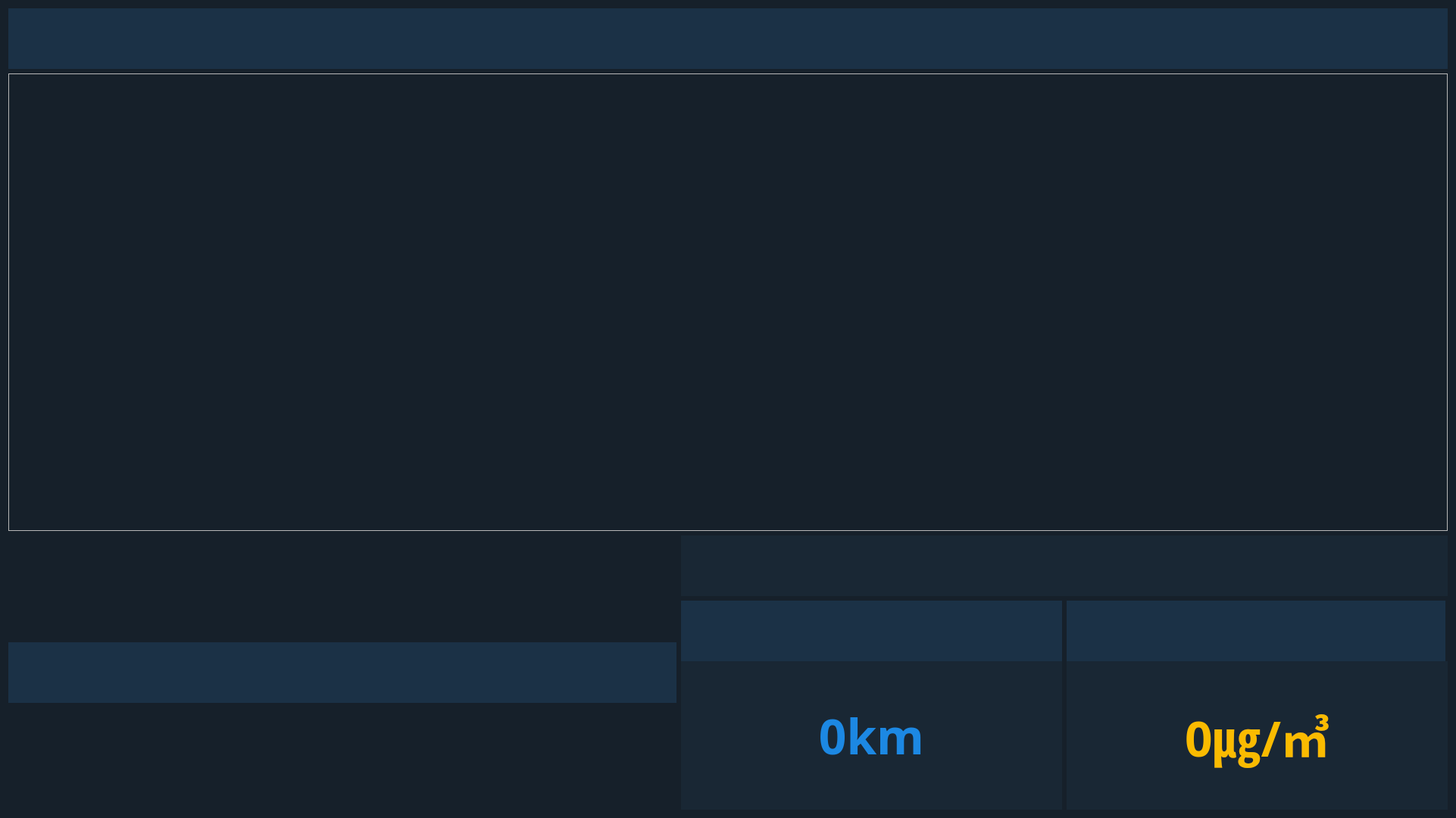
<?xml version="1.0" encoding="UTF-8"?>
<ui version="4.0">
 <class>js06_1920</class>
 <widget class="QWidget" name="js06_1920">
  <property name="geometry">
   <rect>
    <x>0</x>
    <y>0</y>
    <width>1920</width>
    <height>1080</height>
   </rect>
  </property>
  <property name="windowTitle">
   <string>JS06</string>
  </property>
  <property name="styleSheet">
   <string notr="true">#js06_1920
{
	background-color:rgb(22,32,42);
}</string>
  </property>
  <layout class="QGridLayout" name="gridLayout" rowstretch="1,5,3" rowminimumheight="1,5,3">
   <item row="0" column="0">
    <layout class="QHBoxLayout" name="horizontalLayout_4">
     <property name="spacing">
      <number>0</number>
     </property>
     <item>
      <widget class="QLabel" name="title_label">
       <property name="enabled">
        <bool>true</bool>
       </property>
       <property name="sizePolicy">
        <sizepolicy hsizetype="Preferred" vsizetype="Fixed">
         <horstretch>0</horstretch>
         <verstretch>80</verstretch>
        </sizepolicy>
       </property>
       <property name="minimumSize">
        <size>
         <width>0</width>
         <height>80</height>
        </size>
       </property>
       <property name="font">
        <font>
         <family>FrutigerNeue1450W04-Regular</family>
         <pointsize>32</pointsize>
         <weight>50</weight>
         <bold>false</bold>
        </font>
       </property>
       <property name="styleSheet">
        <string notr="true">#title_label
{
	background-color:rgb(27,49,70);
	color:rgb(28,136,227);
}</string>
       </property>
       <property name="text">
        <string/>
       </property>
       <property name="pixmap">
        <pixmap>icon/company_product_name_logo.png</pixmap>
       </property>
       <property name="alignment">
        <set>Qt::AlignLeading|Qt::AlignLeft|Qt::AlignVCenter</set>
       </property>
      </widget>
     </item>
     <item>
      <widget class="QPushButton" name="settings_button">
       <property name="sizePolicy">
        <sizepolicy hsizetype="Fixed" vsizetype="Fixed">
         <horstretch>0</horstretch>
         <verstretch>0</verstretch>
        </sizepolicy>
       </property>
       <property name="minimumSize">
        <size>
         <width>80</width>
         <height>80</height>
        </size>
       </property>
       <property name="focusPolicy">
        <enum>Qt::NoFocus</enum>
       </property>
       <property name="styleSheet">
        <string notr="true">
#settings_button
{
	background-image: url(./ui/icon/settings.png);
	background-color:rgb(27,49,70);
	border:0px;
	background-repeat: no-repeat
}
#settings_button:pressed
{
	background-image: url(./ui/icon/settings_on.png);
	background-color:rgb(27,49,70);
	background-repeat: no-repeat
}
#settings_button:hover
{
	background-image: url(./ui/icon/settings_on.png);
	background-color:rgb(27,49,70);
	background-repeat: no-repeat
}</string>
       </property>
       <property name="text">
        <string/>
       </property>
       <property name="autoDefault">
        <bool>true</bool>
       </property>
       <property name="default">
        <bool>false</bool>
       </property>
       <property name="flat">
        <bool>true</bool>
       </property>
      </widget>
     </item>
    </layout>
   </item>
   <item row="1" column="0">
    <layout class="QVBoxLayout" name="verticalLayout">
     <property name="sizeConstraint">
      <enum>QLayout::SetDefaultConstraint</enum>
     </property>
     <item>
      <widget class="QFrame" name="video_frame">
       <property name="enabled">
        <bool>true</bool>
       </property>
       <property name="sizePolicy">
        <sizepolicy hsizetype="Expanding" vsizetype="Expanding">
         <horstretch>0</horstretch>
         <verstretch>0</verstretch>
        </sizepolicy>
       </property>
       <property name="minimumSize">
        <size>
         <width>1900</width>
         <height>600</height>
        </size>
       </property>
       <property name="maximumSize">
        <size>
         <width>16777215</width>
         <height>16777215</height>
        </size>
       </property>
       <property name="frameShape">
        <enum>QFrame::StyledPanel</enum>
       </property>
       <property name="frameShadow">
        <enum>QFrame::Raised</enum>
       </property>
      </widget>
     </item>
    </layout>
   </item>
   <item row="2" column="0">
    <layout class="QHBoxLayout" name="horizontalLayout" stretch="5,1">
     <property name="spacing">
      <number>6</number>
     </property>
     <property name="sizeConstraint">
      <enum>QLayout::SetDefaultConstraint</enum>
     </property>
     <item>
      <layout class="QVBoxLayout" name="verticalLayout_2">
       <property name="spacing">
        <number>0</number>
       </property>
       <property name="sizeConstraint">
        <enum>QLayout::SetDefaultConstraint</enum>
       </property>
       <item>
        <widget class="QLabel" name="visibility_label">
         <property name="sizePolicy">
          <sizepolicy hsizetype="Preferred" vsizetype="Minimum">
           <horstretch>0</horstretch>
           <verstretch>0</verstretch>
          </sizepolicy>
         </property>
         <property name="minimumSize">
          <size>
           <width>400</width>
           <height>80</height>
          </size>
         </property>
         <property name="maximumSize">
          <size>
           <width>16777215</width>
           <height>80</height>
          </size>
         </property>
         <property name="font">
          <font>
           <family>FrutigerNeue1450W04-Regular</family>
           <pointsize>32</pointsize>
           <weight>50</weight>
           <bold>false</bold>
          </font>
         </property>
         <property name="styleSheet">
          <string notr="true">#visibility_label
{
	background-color:rgb(27,49,70);
	color:rgb(255,255,255);
}</string>
         </property>
         <property name="text">
          <string/>
         </property>
         <property name="pixmap">
          <pixmap>icon/time_series_name.png</pixmap>
         </property>
         <property name="alignment">
          <set>Qt::AlignLeading|Qt::AlignLeft|Qt::AlignVCenter</set>
         </property>
        </widget>
       </item>
       <item>
        <layout class="QVBoxLayout" name="web_verticalLayout">
         <property name="spacing">
          <number>0</number>
         </property>
         <property name="sizeConstraint">
          <enum>QLayout::SetFixedSize</enum>
         </property>
        </layout>
       </item>
      </layout>
     </item>
     <item>
      <layout class="QVBoxLayout" name="verticalLayout_6">
       <property name="spacing">
        <number>6</number>
       </property>
       <item>
        <widget class="QLabel" name="real_time_label">
         <property name="sizePolicy">
          <sizepolicy hsizetype="Preferred" vsizetype="Preferred">
           <horstretch>0</horstretch>
           <verstretch>0</verstretch>
          </sizepolicy>
         </property>
         <property name="minimumSize">
          <size>
           <width>1012</width>
           <height>80</height>
          </size>
         </property>
         <property name="maximumSize">
          <size>
           <width>16777215</width>
           <height>80</height>
          </size>
         </property>
         <property name="font">
          <font>
           <family>NanumGothic</family>
           <pointsize>28</pointsize>
           <weight>50</weight>
           <bold>false</bold>
          </font>
         </property>
         <property name="styleSheet">
          <string notr="true">#real_time_label
{
	background-color:rgb(25,39,52);
	color:rgb(220,220,220);

}
</string>
         </property>
         <property name="text">
          <string/>
         </property>
         <property name="pixmap">
          <pixmap>icon/clock.png</pixmap>
         </property>
         <property name="alignment">
          <set>Qt::AlignCenter</set>
         </property>
        </widget>
       </item>
       <item>
        <layout class="QHBoxLayout" name="horizontalLayout_2">
         <property name="spacing">
          <number>6</number>
         </property>
         <item>
          <layout class="QVBoxLayout" name="verticalLayout_3">
           <property name="spacing">
            <number>0</number>
           </property>
           <property name="sizeConstraint">
            <enum>QLayout::SetDefaultConstraint</enum>
           </property>
           <item>
            <widget class="QLabel" name="c_vis_title_label">
             <property name="sizePolicy">
              <sizepolicy hsizetype="Preferred" vsizetype="Preferred">
               <horstretch>0</horstretch>
               <verstretch>0</verstretch>
              </sizepolicy>
             </property>
             <property name="minimumSize">
              <size>
               <width>500</width>
               <height>80</height>
              </size>
             </property>
             <property name="maximumSize">
              <size>
               <width>16777215</width>
               <height>80</height>
              </size>
             </property>
             <property name="font">
              <font>
               <family>FrutigerNeue1450W04-Regular</family>
               <pointsize>25</pointsize>
               <weight>50</weight>
               <bold>false</bold>
              </font>
             </property>
             <property name="styleSheet">
              <string notr="true">#c_vis_title_label
{
	background-color:rgb(27,49,70);
	color:rgb(220,220,220);
}</string>
             </property>
             <property name="text">
              <string/>
             </property>
             <property name="pixmap">
              <pixmap>icon/visibility_name.png</pixmap>
             </property>
             <property name="alignment">
              <set>Qt::AlignLeading|Qt::AlignLeft|Qt::AlignVCenter</set>
             </property>
            </widget>
           </item>
           <item>
            <widget class="QLabel" name="c_vis_label">
             <property name="sizePolicy">
              <sizepolicy hsizetype="Preferred" vsizetype="Preferred">
               <horstretch>0</horstretch>
               <verstretch>0</verstretch>
              </sizepolicy>
             </property>
             <property name="minimumSize">
              <size>
               <width>500</width>
               <height>192</height>
              </size>
             </property>
             <property name="maximumSize">
              <size>
               <width>16777215</width>
               <height>16777215</height>
              </size>
             </property>
             <property name="font">
              <font>
               <family>NanumGothic</family>
               <pointsize>48</pointsize>
               <weight>75</weight>
               <bold>true</bold>
              </font>
             </property>
             <property name="contextMenuPolicy">
              <enum>Qt::PreventContextMenu</enum>
             </property>
             <property name="styleSheet">
              <string notr="true">#c_vis_label
{
	background-color:rgb(25,39,52);
	color:rgb(28,136,227);
}
</string>
             </property>
             <property name="text">
              <string>0km</string>
             </property>
             <property name="alignment">
              <set>Qt::AlignCenter</set>
             </property>
            </widget>
           </item>
          </layout>
         </item>
         <item>
          <layout class="QVBoxLayout" name="verticalLayout_4">
           <property name="spacing">
            <number>0</number>
           </property>
           <property name="sizeConstraint">
            <enum>QLayout::SetDefaultConstraint</enum>
           </property>
           <item>
            <widget class="QLabel" name="c_pm_title_label">
             <property name="sizePolicy">
              <sizepolicy hsizetype="Fixed" vsizetype="Maximum">
               <horstretch>0</horstretch>
               <verstretch>0</verstretch>
              </sizepolicy>
             </property>
             <property name="minimumSize">
              <size>
               <width>500</width>
               <height>80</height>
              </size>
             </property>
             <property name="maximumSize">
              <size>
               <width>16777215</width>
               <height>80</height>
              </size>
             </property>
             <property name="font">
              <font>
               <family>FrutigerNeue1450W04-Regular</family>
               <pointsize>25</pointsize>
               <weight>50</weight>
               <bold>false</bold>
              </font>
             </property>
             <property name="styleSheet">
              <string notr="true">#c_pm_title_label
{
	background-color:rgb(27,49,70);
	color:rgb(220,220,220);
}</string>
             </property>
             <property name="text">
              <string/>
             </property>
             <property name="pixmap">
              <pixmap>icon/pm25_name.png</pixmap>
             </property>
             <property name="alignment">
              <set>Qt::AlignLeading|Qt::AlignLeft|Qt::AlignVCenter</set>
             </property>
            </widget>
           </item>
           <item>
            <widget class="QLabel" name="c_pm_label">
             <property name="sizePolicy">
              <sizepolicy hsizetype="Preferred" vsizetype="Preferred">
               <horstretch>0</horstretch>
               <verstretch>0</verstretch>
              </sizepolicy>
             </property>
             <property name="minimumSize">
              <size>
               <width>500</width>
               <height>192</height>
              </size>
             </property>
             <property name="maximumSize">
              <size>
               <width>16777215</width>
               <height>16777215</height>
              </size>
             </property>
             <property name="font">
              <font>
               <family>NanumGothic</family>
               <pointsize>48</pointsize>
               <weight>75</weight>
               <bold>true</bold>
              </font>
             </property>
             <property name="contextMenuPolicy">
              <enum>Qt::PreventContextMenu</enum>
             </property>
             <property name="styleSheet">
              <string notr="true">#c_pm_label

{
	background-color:rgb(25,39,52);
	color:rgb(250,187,0);
}
</string>
             </property>
             <property name="text">
              <string>0㎍/㎥</string>
             </property>
             <property name="alignment">
              <set>Qt::AlignCenter</set>
             </property>
            </widget>
           </item>
          </layout>
         </item>
        </layout>
       </item>
      </layout>
     </item>
    </layout>
   </item>
  </layout>
 </widget>
 <resources/>
 <connections/>
</ui>
